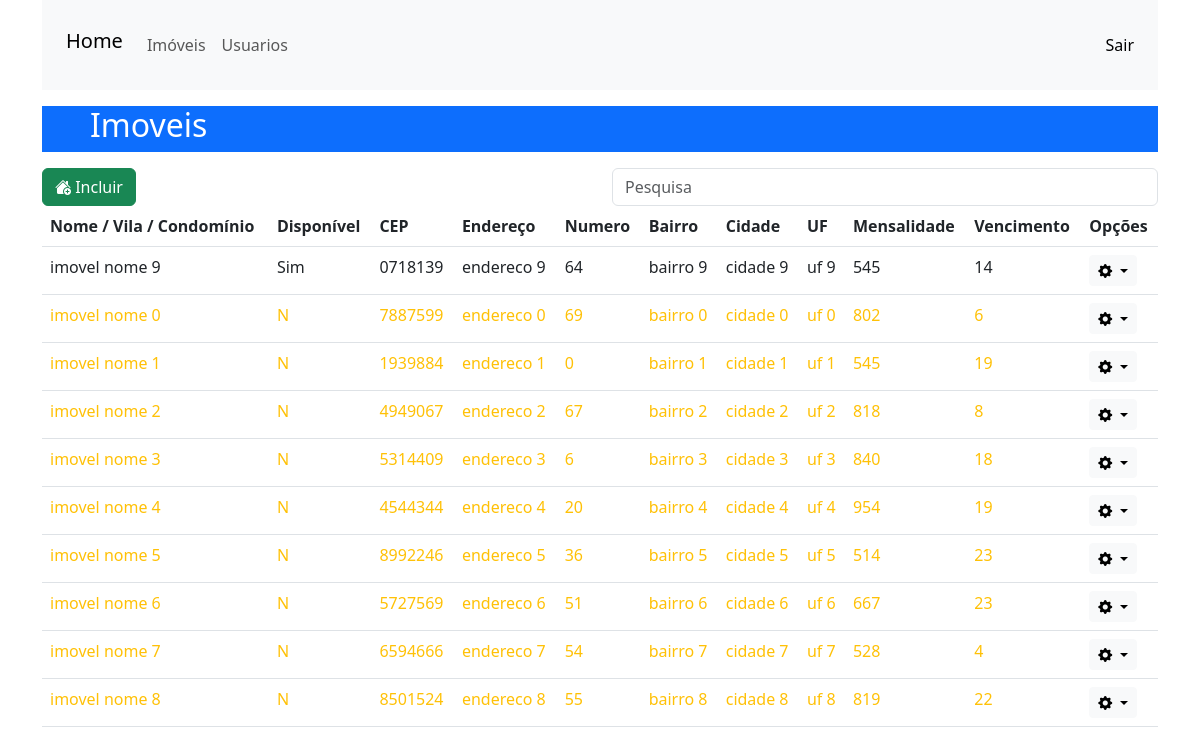
Page /imobiliaria/listar/ (signed in) on the committed database.
### imobiliaria/models.py (models this page shows, shortened)
class Imovel(models.Model):
    nome = models.CharField(max_length=50, blank=True, verbose_name='Nome do imóvel / vila / condominio')
    cep = models.CharField(max_length=9, blank=True, verbose_name= 'CEP')
    endereco = models.CharField(max_length=100, blank=True, verbose_name= 'Endereço')
    numero = models.CharField(max_length=100, blank=True, verbose_name= 'Numero')
    bairro = models.CharField(max_length=100, blank=True, verbose_name= 'Bairro')
    cidade = models.CharField(max_length=100, blank=True, verbose_name= 'Cidade')
    uf = models.CharField(max_length=2, blank=True, verbose_name= 'UF')
    mensalidade = models.CharField(max_length=10, blank=True, verbose_name='Mensalidade R$')
    vencimento = models.IntegerField(default=10, verbose_name="Dia do vencimento da mensalidade")
    disponibilidade = models.BooleanField(default=True, verbose_name="Disponibilidade")

### imobiliaria/views.py (the view)
# urls.py: path('listar/', listar_imoveis, name="listarimoveis"),
@login_required
@staff_member_required
def listar_imoveis(request):
    context = {}
    imoveis = Imovel.objects.all().order_by('-disponibilidade','nome')
    context['imoveis'] = imoveis
    if request.method == "GET":
        busca = request.GET.get('busca')
        if busca != None:
            imoveis = Imovel.objects.all().filter(nome__contains = busca).order_by('-disponibilidade','nome')
            context['imoveis'] = imoveis
            return render(request, 'list.html', context)
    return render(request, 'list.html', context)

### imobiliaria/templates/list.html (shortened to what this page needs)
{% extends 'base.html' %}
{% block content %}
<div class="container">
    <div class="row text-white bg-primary mx-auto my-3">
        <h2 class="ps-5">Imoveis</h2>
    </div>
    <div class="row">
        <div class="col-6">
            <a href="{% url 'cadastrarimovel' %}" class="btn btn-success"><i class="bi bi-house-add-fill"></i> Incluir</a>
        </div>
        <div class="col-6">
            <form method="GET" autocomplete="off">
                <div class="form-group">
                    <input type="text" class="form-control" placeholder="Pesquisa" name="busca">
                </div>
            </form>
        </div>
    </div>
    <table class="table table-hover">
        <thead>
            <tr>
                <th scope="col">Nome / Vila / Condomínio</th>
                <th>Disponível</th>
                <th scope="col">CEP</th>
                <th scope="col">Endereço</th>
                <th scope="col">Numero</th>
                <th scope="col">Bairro</th>
                <th scope="col">Cidade</th>
                <th scope="col">UF</th>
                <th scope="col">Mensalidade</th>
                <th scope="col">Vencimento</th>
                <th scope="col">Opções</th>
            </tr>
        </thead>
        <tbody>
            {% for imovel in imoveis %}
            <tr class="{{ imovel.disponibilidade|yesno:',text-warning' }}">
                <td>{{imovel.nome}}</td>
                <td>{{imovel.disponibilidade|yesno:"Sim,N"}}</td>
                <td>{{imovel.cep}}</td>
                <td>{{imovel.endereco}}</td>
                <td>{{imovel.numero}}</td>
                <td>{{imovel.bairro}}</td>
                <td>{{imovel.cidade}}</td>
                <td>{{imovel.uf}}</td>
                <td>{{imovel.mensalidade}}</td>
                <td>{{imovel.vencimento}}</td>
                <td>
                    <div class="dropdown">
                        <button type="button" class="btn btn-sm btn-light dropdown-toggle" data-bs-toggle="dropdown">
                            <i class="bi bi-gear-fill"></i>
                        </button>
                    </div>
                </td>
            </tr>
            {% endfor %}
        </tbody>
    </table>
</div>
{% endblock %}

### core/templates/base.html (shortened to what this page needs)
{% load static %}
<!DOCTYPE html>
<html lang="pt-br">
<head>
    <link rel="stylesheet" href="{% static 'css/bootstrap.min.css' %}">
    <link rel="stylesheet" href="{% static 'fa/css/all.min.css' %}">
    <link rel="stylesheet" href="{% static 'css/login.css' %}">
    <link rel="stylesheet" href="https://cdn.jsdelivr.net/npm/bootstrap-icons@1.10.3/font/bootstrap-icons.css">
</head>
<body>
    <div class="container">
        <nav class="navbar navbar-expand-lg navbar-light p-4 bg-light">
            <span class="navbar-brand h1">
                <a class="nav-link" href="/imobiliaria/">Home</a>
            </span>
            <div class="collapse navbar-collapse" id="navbarNav">
                {% if user.is_staff %}
                <ul class="navbar-nav">
                    <li class="nav-item">
                        <a class="nav-link" href="{% url 'listarimoveis' %}">Imóveis</a>
                    </li>
                    <li class="nav-item">
                        <a class="nav-link" href="{% url 'listarusuarios' %}">Usuarios</a>
                    </li>
                </ul>
                {% endif %}
            </div>
            <span class="navbar-text">
                <a class="nav-link" href="{% url 'logout' %}">Sair</a>
            </span>
        </nav>
    </div>
    {% block content %}
    {% endblock %}
</body>
</html>

### core/static/css/login.css (style rules this page uses)
html, body { height: 100%; margin: 0; }

### rows in the picture
Imovel: nome "imovel nome 9", disponibilidade "Sim", cep "0718139", endereco "endereco 9", numero "64", bairro "bairro 9", cidade "cidade 9", uf "uf 9", mensalidade "545", vencimento "14"
Imovel: nome "imovel nome 0", disponibilidade "N", cep "7887599", endereco "endereco 0", numero "69", bairro "bairro 0", cidade "cidade 0", uf "uf 0", mensalidade "802", vencimento "6"
Imovel: nome "imovel nome 1", disponibilidade "N", cep "1939884", endereco "endereco 1", numero "0", bairro "bairro 1", cidade "cidade 1", uf "uf 1", mensalidade "545", vencimento "19"
Imovel: nome "imovel nome 2", disponibilidade "N", cep "4949067", endereco "endereco 2", numero "67", bairro "bairro 2", cidade "cidade 2", uf "uf 2", mensalidade "818", vencimento "8"
Imovel: nome "imovel nome 3", disponibilidade "N", cep "5314409", endereco "endereco 3", numero "6", bairro "bairro 3", cidade "cidade 3", uf "uf 3", mensalidade "840", vencimento "18"
Imovel: nome "imovel nome 4", disponibilidade "N", cep "4544344", endereco "endereco 4", numero "20", bairro "bairro 4", cidade "cidade 4", uf "uf 4", mensalidade "954", vencimento "19"
Imovel: nome "imovel nome 5", disponibilidade "N", cep "8992246", endereco "endereco 5", numero "36", bairro "bairro 5", cidade "cidade 5", uf "uf 5", mensalidade "514", vencimento "23"
Imovel: nome "imovel nome 6", disponibilidade "N", cep "5727569", endereco "endereco 6", numero "51", bairro "bairro 6", cidade "cidade 6", uf "uf 6", mensalidade "667", vencimento "23"
Imovel: nome "imovel nome 7", disponibilidade "N", cep "6594666", endereco "endereco 7", numero "54", bairro "bairro 7", cidade "cidade 7", uf "uf 7", mensalidade "528", vencimento "4"
Imovel: nome "imovel nome 8", disponibilidade "N", cep "8501524", endereco "endereco 8", numero "55", bairro "bairro 8", cidade "cidade 8", uf "uf 8", mensalidade "819", vencimento "22"
